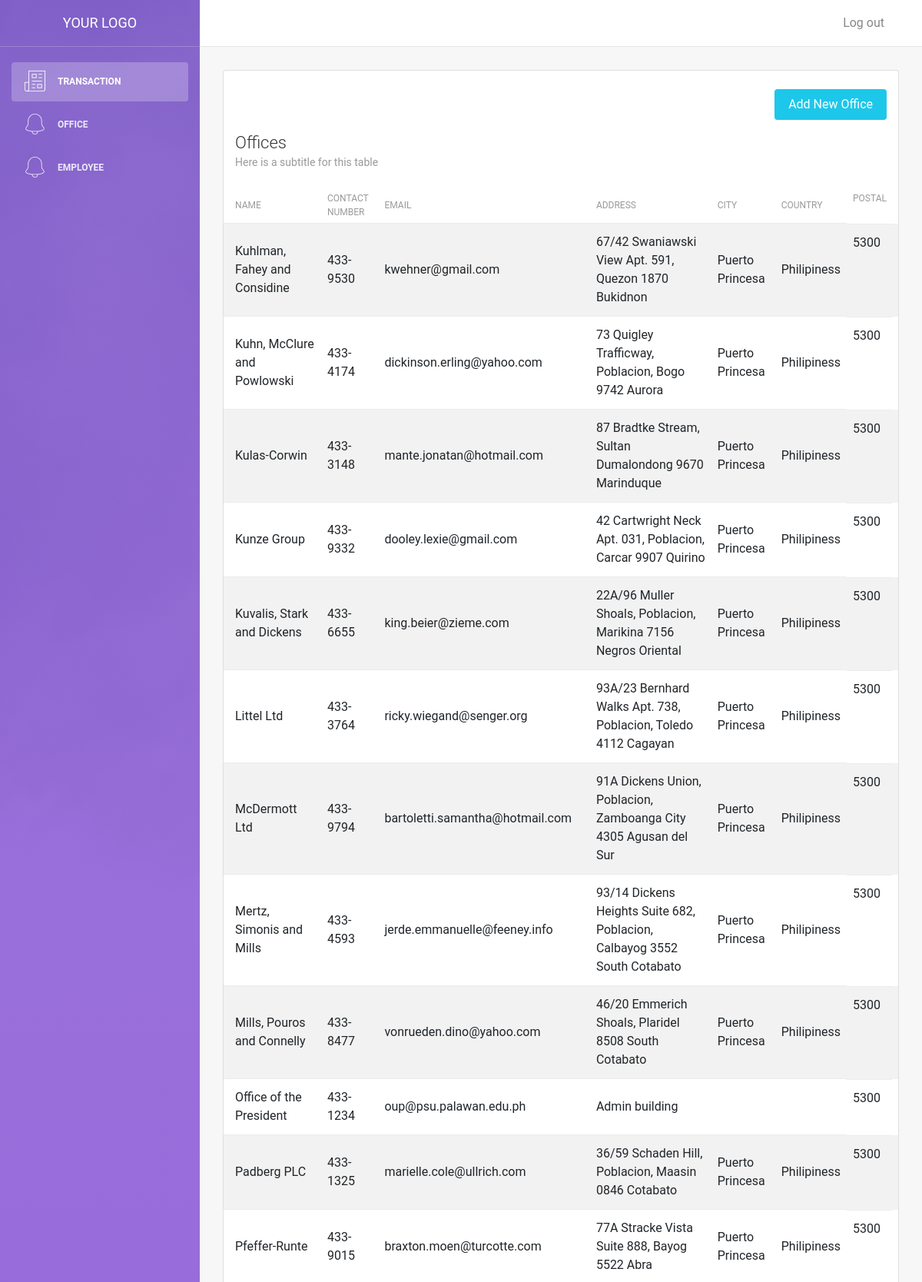
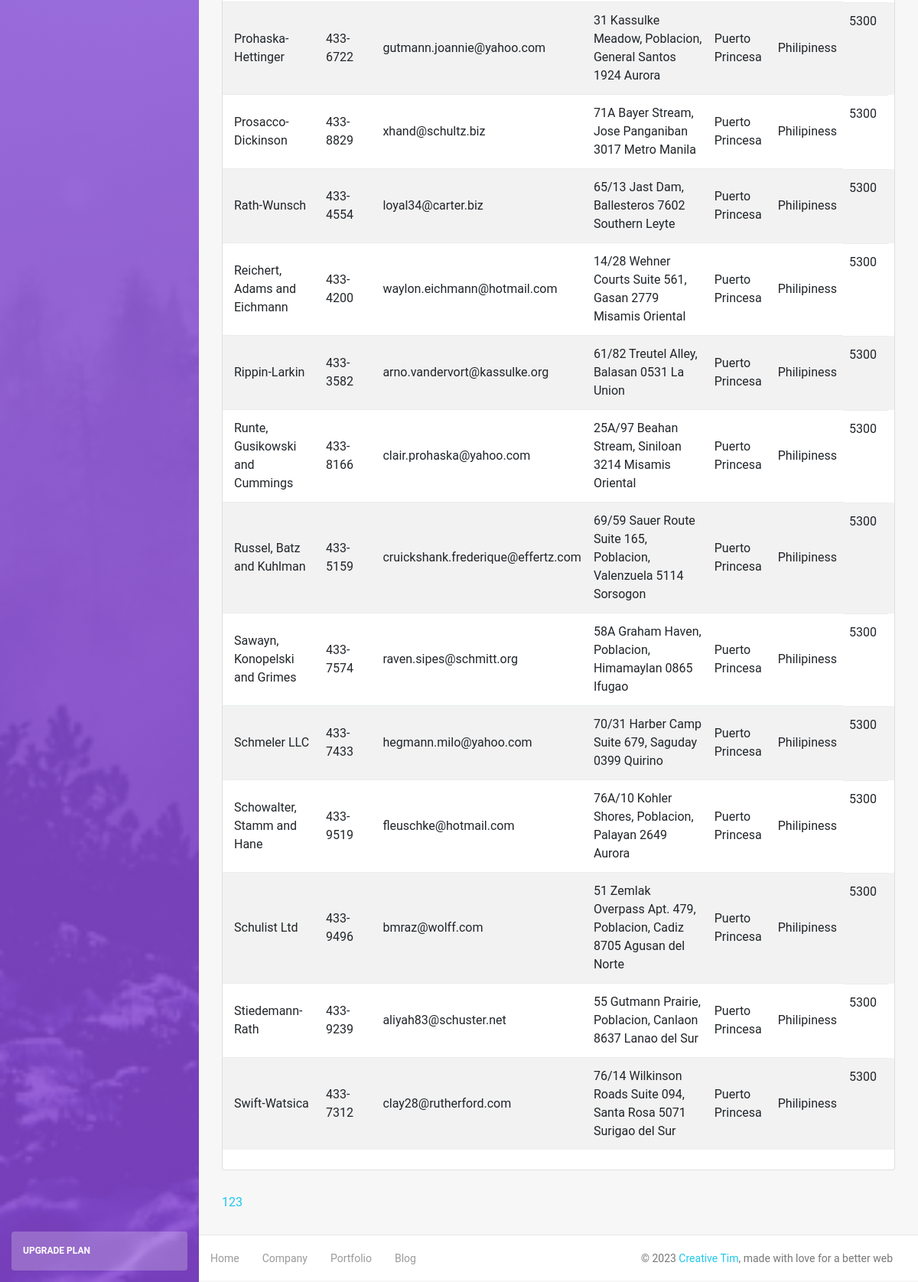
The page /office.php?page=2 on the database its author committed (2 pictures, top to bottom).
### tables this page shows
CREATE TABLE `office` (
  `id` int NOT NULL AUTO_INCREMENT,
  `name` varchar(500) NOT NULL,
  `contactnum` varchar(500) DEFAULT NULL,
  `email` varchar(500) DEFAULT NULL,
  `address` varchar(500) DEFAULT NULL,
  `city` varchar(500) DEFAULT NULL,
  `country` varchar(500) DEFAULT NULL,
  `postal` int DEFAULT NULL,
  PRIMARY KEY (`id`)
);

### office.php (the view, shortened to what this page needs)
<!DOCTYPE html>
<html lang="en">
<head>
    <link rel="stylesheet" href="https://maxcdn.bootstrapcdn.com/font-awesome/latest/css/font-awesome.min.css" />
    <link href="assets/css/bootstrap.min.css" rel="stylesheet" />
    <link href="assets/css/light-bootstrap-dashboard.css?v=2.0.0 " rel="stylesheet" />
    <link href="assets/css/demo.css" rel="stylesheet" />
</head>
<body>
    <?php
        require('config/db.php');
                $results_per_page = 25;
                $query = "SELECT * FROM office";
                $result = mysqli_query($conn, $query);
                $number_of_result = mysqli_num_rows($result);
                $number_of_page = ceil($number_of_result / $results_per_page);
                if(!isset($_GET['page'])){
                    $page = 1;
                }else{
                    $page = $_GET['page'];
                }
                $page_first_result = ($page-1) * $results_per_page;
        $query = 'SELECT * FROM office ORDER BY name LIMIT '. $page_first_result .',' . $results_per_page . '';
        $result = mysqli_query($conn, $query);
        $offices = mysqli_fetch_all($result, MYSQLI_ASSOC);
    ?>
    <div class="wrapper">
        <div class="sidebar" data-image="assets/img/sidebar-5.jpg">
            <div class="sidebar-wrapper">
                <?php include('includes/sidebar.php'); ?>
            </div>
        </div>
        <div class="main-panel">
            <?php include('includes/navbar.php'); ?>
            <div class="content">
                <div class="container-fluid">
                    <div class="row">
                        <div class="col-md-12">
                            <div class="card strpied-tabled-with-hover">
                                <br />
                                <div class="col-md-12">
                                    <a href="office-add.php">
                                        <button type="submit" class="btn btn-info btn-fill pull-right">Add New
                                            Office</button>
                                    </a>
                                </div>
                                <div class="card-header ">
                                    <h4 class="card-title">Offices</h4>
                                    <p class="card-category">Here is a subtitle for this table</p>
                                </div>
                                <div class="card-body table-full-width table-responsive">
                                    <table class="table table-hover table-striped">
                                        <thead>
                                            <th>Name</th>
                                            <th>Contact Number</th>
                                            <th>Email</th>
                                            <th>Address</th>
                                            <th>City</th>
                                            <th>Country</th>
                                            <th>Postal</th>
                                        </thead>
                                        <tbody>
                                            <?php foreach($offices as $office) : ?>
                                            <tr>
                                                <td><?php echo $office['name']; ?></td>
                                                <td><?php echo $office['contactnum']; ?></td>
                                                <td><?php echo $office['email']; ?></td>
                                                <td><?php echo $office['address']; ?></td>
                                                <td><?php echo $office['city']; ?></td>
                                                <td><?php echo $office['country']; ?></td>
                                                <td><?php echo $office['postal']; ?></td>
                                            </tr>
                                            <?php endforeach ?>
                                        </tbody>
                                    </table>
                                </div>
                            </div>
                        </div>
                    </div>
                    <?php
                        for($page=1; $page <= $number_of_page; $page++){
                            echo '<a href = "office.php?page='. $page .'">' . $page . '</a>';
                        }
                    ?>
                </div>
            </div>
            <footer class="footer">
                <div class="container-fluid">
                    <nav>
                        <ul class="footer-menu">
                            <li>
                                <a href="#">
                                    Home
                                </a>
                            </li>
                            <li>
                                <a href="#">
                                    Company
                                </a>
                            </li>
                            <li>
                                <a href="#">
                                    Portfolio
                                </a>
                            </li>
                            <li>
                                <a href="#">
                                    Blog
                                </a>
                            </li>
                        </ul>
                        <p class="copyright text-center">
                            ©
                            <a href="http://www.creative-tim.com">Creative Tim</a>, made with love for a better web
                        </p>
                    </nav>
                </div>
            </footer>
        </div>
    </div>
</body>
</html>

### rows shown on the page
office: name "Kuhlman, Fahey and Considine", contactnum "433-9530", email "kwehner@gmail.com", address "67/42 Swaniawski View Apt. 591, Quezon 1870 Bukidnon", city "Puerto Princesa", country "Philipiness", postal "5300"
office: name "Kuhn, McClure and Powlowski", contactnum "433-4174", email "dickinson.erling@yahoo.com", address "73 Quigley Trafficway, Poblacion, Bogo 9742 Aurora", city "Puerto Princesa", country "Philipiness", postal "5300"
office: name "Kulas-Corwin", contactnum "433-3148", email "mante.jonatan@hotmail.com", address "87 Bradtke Stream, Sultan Dumalondong 9670 Marinduque", city "Puerto Princesa", country "Philipiness", postal "5300"
office: name "Kunze Group", contactnum "433-9332", email "dooley.lexie@gmail.com", address "42 Cartwright Neck Apt. 031, Poblacion, Carcar 9907 Quirino", city "Puerto Princesa", country "Philipiness", postal "5300"
office: name "Kuvalis, Stark and Dickens", contactnum "433-6655", email "king.beier@zieme.com", address "22A/96 Muller Shoals, Poblacion, Marikina 7156 Negros Oriental", city "Puerto Princesa", country "Philipiness", postal "5300"
office: name "Littel Ltd", contactnum "433-3764", email "ricky.wiegand@senger.org", address "93A/23 Bernhard Walks Apt. 738, Poblacion, Toledo 4112 Cagayan", city "Puerto Princesa", country "Philipiness", postal "5300"
office: name "McDermott Ltd", contactnum "433-9794", email "bartoletti.samantha@hotmail.com", address "91A Dickens Union, Poblacion, Zamboanga City 4305 Agusan del Sur", city "Puerto Princesa", country "Philipiness", postal "5300"
office: name "Mertz, Simonis and Mills", contactnum "433-4593", email "jerde.emmanuelle@feeney.info", address "93/14 Dickens Heights Suite 682, Poblacion, Calbayog 3552 South Cotabato", city "Puerto Princesa", country "Philipiness", postal "5300"
office: name "Mills, Pouros and Connelly", contactnum "433-8477", email "vonrueden.dino@yahoo.com", address "46/20 Emmerich Shoals, Plaridel 8508 South Cotabato", city "Puerto Princesa", country "Philipiness", postal "5300"
office: name "Office of the President", contactnum "433-1234", email "oup@psu.palawan.edu.ph", address "Admin building", postal "5300"
office: name "Padberg PLC", contactnum "433-1325", email "marielle.cole@ullrich.com", address "36/59 Schaden Hill, Poblacion, Maasin 0846 Cotabato", city "Puerto Princesa", country "Philipiness", postal "5300"
office: name "Pfeffer-Runte", contactnum "433-9015", email "braxton.moen@turcotte.com", address "77A Stracke Vista Suite 888, Bayog 5522 Abra", city "Puerto Princesa", country "Philipiness", postal "5300"
office: name "Prohaska-Hettinger", contactnum "433-6722", email "gutmann.joannie@yahoo.com", address "31 Kassulke Meadow, Poblacion, General Santos 1924 Aurora", city "Puerto Princesa", country "Philipiness", postal "5300"
office: name "Prosacco-Dickinson", contactnum "433-8829", email "xhand@schultz.biz", address "71A Bayer Stream, Jose Panganiban 3017 Metro Manila", city "Puerto Princesa", country "Philipiness", postal "5300"
office: name "Rath-Wunsch", contactnum "433-4554", email "loyal34@carter.biz", address "65/13 Jast Dam, Ballesteros 7602 Southern Leyte", city "Puerto Princesa", country "Philipiness", postal "5300"
office: name "Reichert, Adams and Eichmann", contactnum "433-4200", email "waylon.eichmann@hotmail.com", address "14/28 Wehner Courts Suite 561, Gasan 2779 Misamis Oriental", city "Puerto Princesa", country "Philipiness", postal "5300"
office: name "Rippin-Larkin", contactnum "433-3582", email "arno.vandervort@kassulke.org", address "61/82 Treutel Alley, Balasan 0531 La Union", city "Puerto Princesa", country "Philipiness", postal "5300"
office: name "Runte, Gusikowski and Cummings", contactnum "433-8166", email "clair.prohaska@yahoo.com", address "25A/97 Beahan Stream, Siniloan 3214 Misamis Oriental", city "Puerto Princesa", country "Philipiness", postal "5300"
office: name "Russel, Batz and Kuhlman", contactnum "433-5159", email "cruickshank.frederique@effertz.com", address "69/59 Sauer Route Suite 165, Poblacion, Valenzuela 5114 Sorsogon", city "Puerto Princesa", country "Philipiness", postal "5300"
office: name "Sawayn, Konopelski and Grimes", contactnum "433-7574", email "raven.sipes@schmitt.org", address "58A Graham Haven, Poblacion, Himamaylan 0865 Ifugao", city "Puerto Princesa", country "Philipiness", postal "5300"
office: name "Schmeler LLC", contactnum "433-7433", email "hegmann.milo@yahoo.com", address "70/31 Harber Camp Suite 679, Saguday 0399 Quirino", city "Puerto Princesa", country "Philipiness", postal "5300"
office: name "Schowalter, Stamm and Hane", contactnum "433-9519", email "fleuschke@hotmail.com", address "76A/10 Kohler Shores, Poblacion, Palayan 2649 Aurora", city "Puerto Princesa", country "Philipiness", postal "5300"
office: name "Schulist Ltd", contactnum "433-9496", email "bmraz@wolff.com", address "51 Zemlak Overpass Apt. 479, Poblacion, Cadiz 8705 Agusan del Norte", city "Puerto Princesa", country "Philipiness", postal "5300"
office: name "Stiedemann-Rath", contactnum "433-9239", email "aliyah83@schuster.net", address "55 Gutmann Prairie, Poblacion, Canlaon 8637 Lanao del Sur", city "Puerto Princesa", country "Philipiness", postal "5300"
office: name "Swift-Watsica", contactnum "433-7312", email "clay28@rutherford.com", address "76/14 Wilkinson Roads Suite 094, Santa Rosa 5071 Surigao del Sur", city "Puerto Princesa", country "Philipiness", postal "5300"
